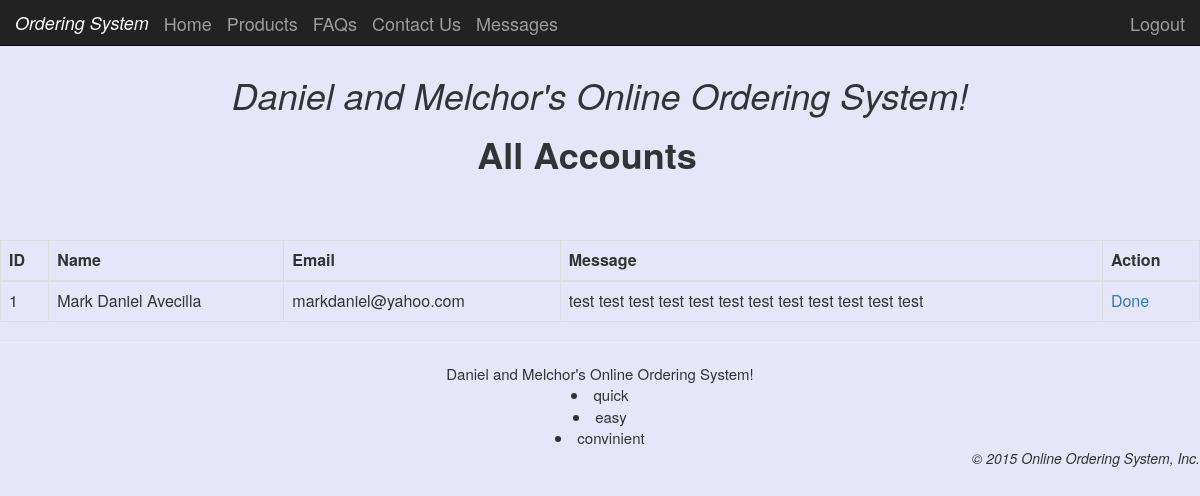
Page /admin/message.php on the committed database.
### tables this page shows
CREATE TABLE IF NOT EXISTS `message` (
  `msgno` int(11) NOT NULL AUTO_INCREMENT,
  `fullname` varchar(30) NOT NULL,
  `email` varchar(30) NOT NULL,
  `message` varchar(255) NOT NULL,
  PRIMARY KEY (`msgno`)
);

### admin/message.php (the view, shortened to what this page needs)
<?php
	include "../include/connection.php";
?>
<html>
<head>
</head>
<body style="background-color:lavender">
	<link rel="stylesheet" href="css/bootstrap.min.css">
	<link rel="stylesheet" href="css/bootstrap.min.css">
</head>
  <body>
	<div class="navbar navbar-inverse navbar-fixed-top" role="navigation">
       <div class="container-fluid">
				<div class="navbar-header">
						<a href="home.php" class="navbar-brand"><i>Ordering System</i></a>
				</div>
				<div class="nav navbar-nav navbar-left">
					<li><a class="navbar-brand" href="home.php">Home</li></a>
					<li><a class="navbar-brand" href="product.php">Products</li></a>
					<li><a class="navbar-brand" href="faqs.php">FAQs</li></a>
					<li><a class="navbar-brand" href="contact.php">Contact Us</li></a>
					<li><a class="navbar-brand" href="message.php">Messages</li></a>
				</div>
				<div class="nav navbar-nav navbar-right menu">
					<a class="navbar-brand" href="index.php">Logout</a>
				</div>
	   </div>
	</div>
	<div class="cdiv">
		<div class="row">
			<div class="col-md-12" style="background-color:lavender">
				<h1><i>Daniel and Melchor's Online Ordering System!</i></h1>
				<h1><b class="col-md-offset-4">All Accounts</b></h1>
			</div>
		</div>
	</div>
	<table class="table table-bordered">
		<thead>
			<tr>
				<th>ID</th>
				<th>Name</th>
				<th>Email</th>
				<th>Message</th>
				<th>Action</th>
			</tr>
		</thead>
		<tbody>
			<?php
				$sql = "SELECT * FROM message";
				$result = $con->query($sql);
				while($row = $result->fetch_array()){
			?>
			<tr>
				<td><?php echo $row['msgno']?></td>
				<td><?php echo $row['fullname']?></td>
				<td><?php echo $row['email']?></td>
				<td><?php echo $row['message']?></td>
				<td><a href="deletemsg.php?id=<?php echo $row['msgno']?>">Done</a></td>
			</tr>
		</tbody>
		<?php }  ?>
	</table>
	<hr/>
	<div class="row">
		<div class="col-md-12" style="text-align:center; font-size: 15px">
			Daniel and Melchor's Online Ordering System!
			<li>quick</li><li>easy</li><li>convinient</li>
		</div>
		<div class="col-md-12" style="text-align:right; font size:5px">
			<i>&copy; 2015 Online Ordering System, Inc.</i>
		</div>
	</div>
</body>
</html>

### admin/message.php (style rules this page uses)
.cdiv { height:30%; width:100%; display: flex; justify-content: center; align-items: center; }

### rows in the picture
message: msgno "1", fullname "Mark Daniel Avecilla", email "markdaniel@yahoo.com", message "test test test test test test test test test test test test"
